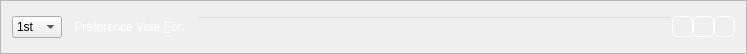
<?xml version="1.0" encoding="UTF-8"?>
<ui version="4.0">
 <class>VoteCoinsEntry</class>
 <widget class="QFrame" name="VoteCoinsEntry">
  <property name="geometry">
   <rect>
    <x>0</x>
    <y>0</y>
    <width>747</width>
    <height>54</height>
   </rect>
  </property>
  <property name="windowTitle">
   <string>Form</string>
  </property>
  <property name="styleSheet">
   <string notr="true"/>
  </property>
  <property name="frameShape">
   <enum>QFrame::StyledPanel</enum>
  </property>
  <property name="frameShadow">
   <enum>QFrame::Sunken</enum>
  </property>
  <layout class="QGridLayout" name="gridLayout">
   <property name="spacing">
    <number>12</number>
   </property>
   <item row="3" column="2">
    <widget class="QLabel" name="label_2">
     <property name="styleSheet">
      <string notr="true">color: white; border: none;</string>
     </property>
     <property name="text">
      <string>Preference Vote &amp;For:</string>
     </property>
     <property name="alignment">
      <set>Qt::AlignRight|Qt::AlignTrailing|Qt::AlignVCenter</set>
     </property>
     <property name="buddy">
      <cstring>payTo</cstring>
     </property>
    </widget>
   </item>
   <item row="3" column="3">
    <layout class="QHBoxLayout" name="payToLayout">
     <property name="spacing">
      <number>0</number>
     </property>
     <item>
      <widget class="QValidatedLineEdit" name="payTo">
       <property name="toolTip">
        <string>The address to send the payment to (e.g. 1NS17iag9jJgTHD1VXjvLCEnZuQ3rJDE9L)</string>
       </property>
       <property name="styleSheet">
        <string notr="true">background:transparent;
color: white;</string>
       </property>
       <property name="maxLength">
        <number>34</number>
       </property>
      </widget>
     </item>
     <item>
      <widget class="QToolButton" name="addressBookButton">
       <property name="toolTip">
        <string>Choose address from address book</string>
       </property>
       <property name="styleSheet">
        <string notr="true">border-radius: 5px; border: 1px solid white;</string>
       </property>
       <property name="text">
        <string/>
       </property>
       <property name="icon">
        <iconset resource="../bitcredit.qrc">
         <normaloff>:/icons/address-book</normaloff>:/icons/address-book</iconset>
       </property>
       <property name="shortcut">
        <string>Alt+A</string>
       </property>
      </widget>
     </item>
     <item>
      <widget class="QToolButton" name="pasteButton">
       <property name="toolTip">
        <string>Paste address from clipboard</string>
       </property>
       <property name="styleSheet">
        <string notr="true">border-radius: 5px; border: 1px solid white;</string>
       </property>
       <property name="text">
        <string/>
       </property>
       <property name="icon">
        <iconset resource="../bitcredit.qrc">
         <normaloff>:/icons/editpaste</normaloff>:/icons/editpaste</iconset>
       </property>
       <property name="shortcut">
        <string>Alt+P</string>
       </property>
      </widget>
     </item>
     <item>
      <widget class="QToolButton" name="deleteButton">
       <property name="toolTip">
        <string>Remove this recipient</string>
       </property>
       <property name="styleSheet">
        <string notr="true">border-radius: 5px; border: 1px solid white;</string>
       </property>
       <property name="text">
        <string/>
       </property>
       <property name="icon">
        <iconset resource="../bitcredit.qrc">
         <normaloff>:/icons/remove</normaloff>:/icons/remove</iconset>
       </property>
      </widget>
     </item>
    </layout>
   </item>
   <item row="3" column="0">
    <widget class="QComboBox" name="payAmount">
     <property name="currentIndex">
      <number>0</number>
     </property>
     <property name="maxVisibleItems">
      <number>9</number>
     </property>
     <item>
      <property name="text">
       <string notr="true">1st</string>
      </property>
     </item>
     <item>
      <property name="text">
       <string>2nd</string>
      </property>
     </item>
     <item>
      <property name="text">
       <string>3rd</string>
      </property>
     </item>
     <item>
      <property name="text">
       <string>4th</string>
      </property>
     </item>
     <item>
      <property name="text">
       <string>5th</string>
      </property>
     </item>
     <item>
      <property name="text">
       <string>6th</string>
      </property>
     </item>
     <item>
      <property name="text">
       <string>7th</string>
      </property>
     </item>
     <item>
      <property name="text">
       <string>8th</string>
      </property>
     </item>
     <item>
      <property name="text">
       <string>9th</string>
      </property>
     </item>
    </widget>
   </item>
  </layout>
 </widget>
 <customwidgets>
  <customwidget>
   <class>QValidatedLineEdit</class>
   <extends>QLineEdit</extends>
   <header>qvalidatedlineedit.h</header>
  </customwidget>
 </customwidgets>
 <resources>
  <include location="../bitcredit.qrc"/>
 </resources>
 <connections/>
</ui>
